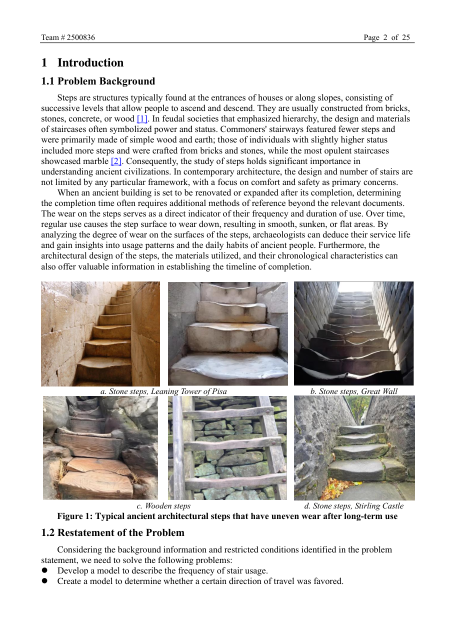
#> input picture tests/papers/reports/a4-2500836-no-wm.png, 910 x 1287 px (shown at 1/2 size)
$ python -i verify_c.py   (imports and definitions only)
#> lines starting #> are read from the running program, lines starting #| are printed output that depends on the picture; after the words box and inside, x2 and y2 are one past the last pixel; in counts of white or black regions, pixels touching at a corner belong together
"""图表判据 C1/C2/C3/C4（Task 4）。

| # | 判据 | 参照 |
| :--- | :--- | :--- |
| C1 | **图注计数 == 产出图片数**；差额必须**逐条登记**（且每条**原因具体**、可核）且占比 <= 10% | 独立数一遍图注（本文件自带的形态副本）|
| C2 | 每张图 **非白像素占比 >= 0.5%**，否则判空图 | 像素直方图（阈值见下）|
| C3 | 每张图配同名 **`.caption.txt`** | 图注随图落盘，可逐条核对 |
| C4 | 产出图不含水印 | **两层**：① strip 后水印 XObject 流长必须为 0；② A/B 差分证明产出 PNG 来自**置空后**的渲染（三态，见下）|

## C1 的判定写成这个形状的理由（措辞要说准，别夸大也别缩小）

任务书的口径是「**差额为 0；非 0 须逐条登记解释，不得悄悄抹平**」。实测定稿规则下
43 份有 **27/935 = 2.89%** 的图注**定不出内容带**（题注与图/表不相邻、或带高不足
一个行距），`figures.extract_all` 把它们**逐条**写进 `FigResult.skipped`（带具体
原因：哪一侧、最近实物在多远、带高多少）。故 C1 判两条：

1. `len(extract_all.skipped) == 图注数 − 产出数`——**每一条差额都有登记**。
   少了 = 有图注既不产出也不登记（静默丢失）；多了 = 登记与事实不符。两者都 FAIL。
2. **每条登记本身必须"原因具体"**（`SKIP_RECORD_RX` / `SKIP_SIDE_RX` / `SKIP_SIGNAL_RX`
   / `MIN_BAND_CLAIM_RX` 四条，见其定义处）——须含**页码 + 编号 + 侧别 + 一个可核的
   具体信号**（量出的 pt 值，或"正文段落行"/"无实物"这类定点原因），且**明写了不等式的
   那一句必须自洽**（`X < MIN_BAND=Y` 要求 X < Y）。第 1 条**只数条数**，抓不住
   "登记的是不是废话"：把 `band_of` 的返回换成空串、登记 27 条"定不出带"，差额与占比
   都不变，只判第 1 条照样绿（复审 2026-09-24 点名的缺口）。第 2 条就是为它加的；
   第 4 小条（不等式的自洽）是**复核轮顺带实测出的一处真身**：入库证据里曾有一句
   `下侧带高只有 91.2pt < MIN_BAND=20.0pt`——**这句话不成立**（`figures.band_of`
   已把两种情形分开报，并把两处必须同步写在原地）。
3. `差额 / 图注总数 <= SKIP_CEILING`（10%，实测定稿值 2.89% 的 3.4 倍）。
   这条是**防第 1 条被自己的前提架空**：只判"登记齐"的话，一个"什么都定不出"的
   实现会把 935 条全登记进去、C1 照样绿。

**C1 抓得住什么**：提取侧静默丢弃图注（跳过时不登记）、匹配口径与实现不一致、
图注形态整类失配（两侧数量一起塌）、登记退化成噪音（笼统话/缺页码侧别与数值）。
**C1 抓不住什么**：① 规格本身错——本文件的形态正则与 `figures.CAPTION_FORMS`
是**同一份规格的两处实现、不共享代码**，规格写错时两侧同错，C1 不喊；
② 产出的**图像内容**对不对（带切偏、把正文当图渲染）——C1 只数条数，C2 只能
发现"几乎全白"那一种；③ 登记**对着错的图注**（条数对、对象错）——报告把两份清单
并排印出，但仍只能靠人对着看（**已知边界，如实登记**）。

## C2 的阈值来源

设计文档给的是"初始值 0.5%，试点后按实测分布校正并记录校正理由"。实测分布与
最小值写进报告（每次运行重算）——**它是量出来的，不是推出来的**。

## C4 的四项，强度不一样（措辞要说准）

（三层机器判据 + 一项人工闸门。**判定链**上的是第 1、2 层；第 3 层只是筛选器。）

1. **结构化判据（权威）**：`strip_in_memory` 之后，所有带 `/PieceInfo +
   /Watermark` 标记的 XObject，流长必须为 0。流空了就画不出任何东西——与字体、
   与厂商无关，故它对"水印换了个字体/拆成片段"也成立（2023 那批按 校/苑/数/模
   单字片段绘制，本判据同样覆盖）。**论文本来没有水印对象时**（`水印对象=0`），
   判据退化为"残留流长必须为 0"，此时它**不声称**水印被摘掉了——那份论文没有
   水印可摘。故报告里 `水印对象=N strip=N` 是必须逐份看的**覆盖指标**：
   `水印对象=0` 而文本层里带水印字，是"形态未知"的信号，不是"干净"。
   **`水印对象 == strip` 这半句不构成判据**：`strip_in_memory` 的返回值**按定义**
   就是 `len(find_watermark_xrefs(doc))`，与左边是**同一次调用、同一个谓词**数的数，
   该等式**按构造恒真**（M-C4a 变异下 strip 一个流都没清，等式照样成立，实测）。
   真正起作用的是 `残留流长>0 == []`。扫描的 xref 集合取**机制自己的谓词**
   （`find_watermark_xrefs`），本文件另留一份**独立副本**并逐篇断言两者集合相等
   ——不一致即 FAIL（「同一语义必须用同一谓词」，通则候选①；修复前这份副本是唯一的
   扫描实现，且不共享代码，将来会**静默分叉**）。
2. **产出图来源层**：见 `strip_provenance`——它是**三态**（已验证 / FAIL / 未验证），
   三态各自的去向写在那里的 docstring 与 `checks()` 的 C4 段。
3. **像素代理（筛选器，不是结论）**：偏红像素占比。它**只用来筛出可疑样件送人工**，
   **不参与 ok**——残余偏红可能来自照片本身的暖色（石质/木质），实测
   `2500836` p3 的水印页偏红 1.873% → 摘后 0.402%，那 0.402% 就是石阶照片。
4. **人工目视（用户侧的闸门）**：见下。

**凡"结论由部分样本支撑"的地方，报告一律给覆盖数（`已验证 N/M`），不说"全通过"**——
第 2 层的结论只建立在"试出来的那几条带"上，说"全通过"就是把部分样本说成全体。

## 人工目视项：为什么它**不并入 `RESULT` 行**

`c4-visual-confirm.txt` 是**人工**文件，本脚本只**读**它（缺了/为空即判该闸门
FAIL，见 `VISUAL`）。但它的 FAIL **不并进 `RESULT`**，理由两条：

* **任务书 Step 4 要求全量跑在人工介入之前就得到 `RESULT: PASS`**——把人工项并进
  `RESULT`，那一行在人工写入之前**恒为 FAIL**，与"恒真"的判据同罪（本项目 4.2 的
  家族：既不说话的判据、永远说同一句话的判据，都不提供区分力）。`RESULT` 因此
  只覆盖**机器可核**的部分；
* 任务书 Step 6 明写"这是用户侧的闸门，**不是**你能否通过的判据"。

它的效力放在**别处**、且**不可能被漏看**：报告末尾另起一行 `C4 人工目视闸门: …`
与一行 `发布放行: 未放行 …`，并在 `c4-visual-confirm.txt` 存在时把人工结论**逐字**
抄进报告（做法同 `verify_wm.py` 读 `wm-visual-confirm.txt`）。

**本脚本不得声称"已目视确认"**——它没有眼睛。它只给可核代理指标。

## 报告纪律（照抄 verify_b.py / verify_wm.py，不自创）

* 一律 `write_bytes` + LF 落盘、只写仓库相对路径（`report.path_audit` 每次运行
  当场扫，命中即判 FAIL）；
* 报告写入**无条件执行**（`main()` 结尾、不在 try 内）——脚本崩了也不能把上一次的
  `RESULT: PASS` 留在库里冒充本次结论；
* 被测模块（figures / io / watermark）的 import 放在 `checks()` 体内：模块被改坏时
  import 当场抛，那是 `main()` 的 try 保护得到的路径，能拿到「崩溃 → 写成 FAIL」；
* **落点随样本口径分离**（`tools/papers/report.py`）：全量跑写
  `tests/papers/reports/c-report.txt`（放行证据，入库）；`--limit N` 写
  `tests/papers/reports-limited/c-report-limited-N.txt`（不入库）。守卫**两个方向
  都守**（限样本不得落放行证据 / 全量**必须**落放行证据），且 `RESULT` 行带
  `LIMITED` 后缀——`^RESULT: PASS$` 只可能来自全量跑。

## 与 `verify_b.py` 的关系（登记为已知的债）

落点机制是 `verify_b.py` 那套的**副本**（抽成 `tools/papers/report.py`），
`verify_b.py` 本身**一个字节都没改**。两份机制并存是 Task 3 冻结留下的债，
见 `docs/mcm-suite-todo.md` §A 的终审清单——**不在本轮消除**。
"""
import re
import sys
from collections import Counter
from pathlib import Path

ROOT = Path(__file__).resolve().parent.parent.parent
sys.path.insert(0, str(ROOT))

HERE = Path(__file__).resolve().parent
REPORTS = HERE / "reports"
# 人工目视结论的存档。**本脚本只读、绝不生成**（生成它就是把"人工"两个字抹掉）。
VISUAL = REPORTS / "c4-visual-confirm.txt"
COLLECTION = "2025美赛O奖论文"

# C1 的差额上界：**定不出内容带的图注**占总图注数的比例不得超过它。
#
# `0.10` 是**量出来的**：定稿规则下全 43 份实测 27/935 = **2.89%**
# （见 c-report.txt 的汇总行，每次运行重算），取 10% 有 3.4 倍余量。
# 它的作用只有一个——**防"差额全登记"这条判据被自己的前提架空**：C1 允许
# "定不出的图注"存在（只要逐条登记），若不加这条上界，一个"什么都定不出"的
# 实现会把 935 条全登记进去、C1 照样绿（本项目 4.2 家族：判据被自己的前置条件
# 架空）。与 B3 的 `HEADING_BUDGET = 0.20` 同一种形状：量出来的上界，不是推的。
# **已知边界**：这个数只对试点 43 份负责（字号/版式相近）；全量 201 份若版式
# 差异大，须重测。
SKIP_CEILING = 0.10
# C2：非白像素占比低于这个值判空图。**实测校正见模块 docstring 与报告汇总行。**
NONWHITE_MIN = 0.005
# 灰度 < 245 计为非白（与设计文档的初版口径一致）
NONWHITE_CUT = 245
# C4 像素代理的筛选阈：占比 >= 此值的样件列入"待人工确认"。
RED_SUSPECT = 0.01
# 偏红像素的判定：r > 140 且 r-g > 40 且 r-b > 40（设计文档的初版口径）
RED_MIN = 140
RED_DIFF = 40

# C4 第二层（产出图来源）的**未验证份数上界**：`strip_provenance` 返回 `None`
# 的份数占比不得超过它，超了**全批判 FAIL**，理由写「判据被自己的前提架空」。
#
# 为什么这一层需要上界（复核人 2026-09-24 的阻断项正是这里）：
# `None` 的语义是**证据不足**（这条带盖不到水印 / 无带可试 / 与两个参照都不同
# ——A/B 差分对它没有区分力），**不是证据为否**。三个处置里只有上界是诚实的：
#   * 并进通过 → 重蹈「什么都没验就报绿」（修复前正是这个：`prov is None` 不动
#     `c4`，实测 M-C4b 下 7 份里有 1 份**带着水印判绿**）；
#   * 硬失败该篇 → 因非缺陷卡住放行（证据不足 ≠ 该篇有缺陷）；
#   * **上界** → 少量未验证可接受，多了就说明这一层整体验不出东西。
#
# `0.10` 的依据：全量 43 份实测 **1/43 = 2.33%** 未验证（`2507789`：全篇只检出 1 条
# 图注且它定不出带 → 0 张产出 → 无带可试；见 c-report.txt 汇总行，每次运行重算），
# 上界取 **10% = 4.3 倍余量**。**倍数是选择、不是量出来的**——选它只为与
# `SKIP_CEILING` 用同一档；它对"整层验不出东西"（100%）这一真正要防的情形仍然有效。
# **已知边界**：只对试点 43 份负责（样本量越小、单份权重越大：`--limit 3` 的 7 份里
# 1 份未验证就是 14.3% > 10%，但那正是"要么判死、要么明说"的分界，不是误伤）。
PROV_UNVERIFIED_CEILING = 0.10

# C1 的「原因具体」判据（**可核，不靠人读**）。一条登记必须说清四件事：
#   **页码** + **编号**（fig/tab-N）+ **侧别**（上侧/下侧）+ **一个可核的具体信号**
#   （量出的 pt 值，或"正文段落行"/"无实物"这种定点原因——两者都是引擎真算出来的
#    量，不是笼统话），后面还要带图注原文。
# 反例（本判据要抓的形状）：`p7 fig-4: 定不出带`——差额在、条数对、占比也没变，
# 第 1 条判据照样绿，而"逐条解释"已经退化成噪音。
SKIP_RECORD_RX = re.compile(
    r"^p(?P<page>\d+) (?P<kind>fig|tab)-(?P<num>\d+): 定不出内容带"
    r"（(?P<why>.+?)）｜图注 (?P<cap>.+)$"
)
# 侧别：登记串必须指明是哪一侧（实测 27 条**全部**满足——`band_of` 的每条原因都
# 以"上侧/下侧"起头，故这条不是过宽的猜测，而是这条链路的构造性质）。
SKIP_SIDE_RX = re.compile(r"上侧|下侧")
# 具体信号：一个量出的数值（带 pt），或一条定点原因。**"两侧都够不着"这类笼统
# 兜底串不在此列**（实测它在 43 份上不可达——`band_of` 的兜底条目只在两侧都给出
# 具体原因后才可能空）。
SKIP_SIGNAL_RX = re.compile(r"\d+(?:\.\d+)?pt|正文段落行|无实物")
# 登记串里**明写了不等式**的那一句，必须**自洽**：`带高只有 X pt < MIN_BAND=Y pt`
# 要求 X < Y。**这不是洁癖**：2026-09-24 复核轮实测到入库证据里有一处
# `2513314` p4 fig-2 的「下侧带高只有 **91.2pt** < MIN_BAND=**20.0pt**」——
# 91.2 并不小于 20.0（真实原因是宽度被裁成 0）。**"证据里一句不成立的话，比没有这句话
# 更坏"**，所以把"这句话里的数必须满足它自己声明的不等式"做成判据（`_skip_record_bad`）。
# 对应的 `figures.band_of` 已把两种情形**分开报**，并在那里注明了两处必须同步。
MIN_BAND_CLAIM_RX = re.compile(r"带高只有 ([\d.]+)pt < MIN_BAND=([\d.]+)pt")

# C1 的**独立参照**：图注形态在这里**另写一份副本**（≡ `figures.CAPTION_FORMS`，
# 逐字节相同的正则，但不 import 它）。所以它抓得住**实现侧**的放宽/收紧
# （`figures` 那份改宽了，这里不跟着变，会红）；**规格本身若错（正则写错），
# 两侧会同时错，C1 不会喊**——故两处必须同步改，且本判据是规格的**下界**。
# 这三条形态的实测覆盖（各多少条、几份）见报告汇总行。
CAPTION_FORMS = (
    re.compile(r"^\s*(?:Figure|Fig\.|Table)\s*(\d+)\s*[:.]", re.I),
    re.compile(r"^\s*(?:Figure|Fig\.|Table)\s*(\d+)\s*[：．。]", re.I),
    re.compile(r"^\s*(?i:figure|fig\.|table)\s*(\d+)\s+[A-Z0-9]"),
)

# `--limit` 的见证集。**不并入取样是不行的**：排序序里靠后的关键样本
# `--limit 3` 取不到，变异演示会在看不见它的集合上"绿着通过"。
#
#   2501869  排序第 14 位。**无标点式图注**（`Figure 1 Our Work`）——第一条
#            ASCII 冒号形态对它一条都匹配不上（**实测该篇冒号式 0 条、无标点式
#            23 条**，两种口径都是 23：笼统式 `figure\s+\d+\s+` = 23、实现口径
#            `[A-Z0-9]` = 23；`c-report.txt` 该篇 `C1 图注=23` 与之一致。
#            此前这里写 30，**是错的、且无物证**，2026-09-24 复核轮实测改正）。
#            前 3 份（2500836/2501567/2501909）**全部**用冒号式，
#            没有它，`--limit 3` 根本走不到第三种形态那条分支。
#   2516178  排序第 25 位。无标点式 + 本篇正文字号最小（10.6pt），是"字号逐篇变化"
#            那一类风险的实例件。
#   2517199  排序第 42 位。**`Fig.` 缩写形态**（`Fig.1 Types of cybercrime [1]`）
#            + 全篇只此一份；它同时是 B2 记「不适用（无 Contents 页）」的那一份。
#   2522820  排序第 29 位（任务书点名：`--limit 3` 取不到它），表最多（18 张），
#            是 C1 **表分支**与"表在题注下方/上方"两种排版的实例件。
FOCUS = ("2501869", "2516178", "2517199", "2522820")


# [36 lines left out: functions caption_kinds, caption_index, not called in this run]


# C4 的「置空确实发生在渲染之前」这一层最多试几条图注（见 `strip_provenance`）。
STRIP_PROBE_MAX = 4


# [110 lines left out: function strip_provenance, not called in this run]


def image_stats(png: Path) -> tuple[float, float]:
    """一张 PNG → `(非白像素占比, 偏红像素占比)`。**一次解码算两个量。**

    全量 201 份会有上万张 PNG，两个指标分开算就要解码两遍——解码是这里最贵的一步。
    两侧谓词都走 PIL 的 C 层算子（`point` / `subtract` / `logical_and` / `histogram`），
    **不走 Python 逐像素**（`getdata()` 在 200dpi 的整页渲染上完全不可行）。

    非白 = 灰度 < `NONWHITE_CUT`（C2 的判据量）。
    偏红 = `r > RED_MIN` 且 `r-g > RED_DIFF` 且 `r-b > RED_DIFF`（水印是半透明红）。
    """
#> called with png = 'reports/a4-2500836-no-wm.png'
    from PIL import Image, ImageChops
    im = Image.open(png).convert("RGB")
#> im is the input picture: PIL image 910x1287 RGB; mean R, G, B 213.1, 210.7, 208.3
    total = im.width * im.height
    if not total:
        return 0.0, 0.0
    nonwhite = sum(im.convert("L").histogram()[:NONWHITE_CUT]) / total
#> nonwhite = 0.332
    rr = im.getchannel("R")
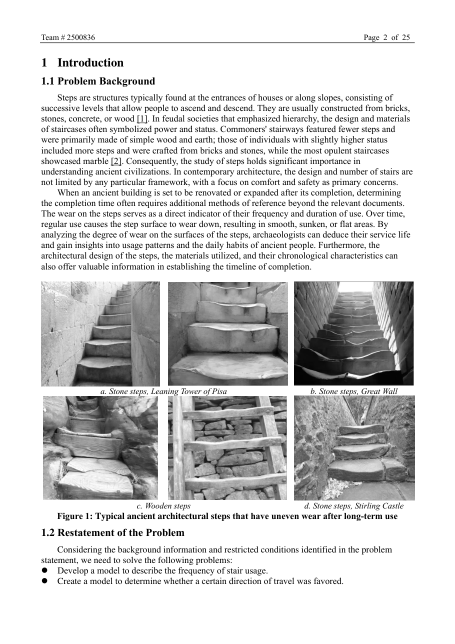
#> rr: PIL image 910x1287 L (shown at 1/2 size); min 0, max 255, mean 213.1
    m = rr.point(lambda v: 255 if v > RED_MIN else 0).convert("1")
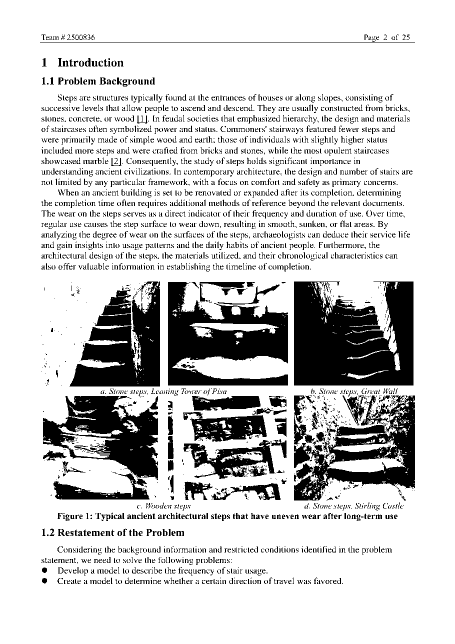
#> m: PIL image 910x1287 1 (shown at 1/2 size); 81.6% white; 3532 black regions (2385 under 20 px), largest, box (x1, y1, x2, y2) and area: (588, 563, 827, 771) 40252, (336, 564, 576, 771) 26937, (86, 792, 316, 960) 19501
    m = ImageChops.logical_and(
        m, ImageChops.subtract(rr, im.getchannel("G"))
        .point(lambda v: 255 if v > RED_DIFF else 0).convert("1"))
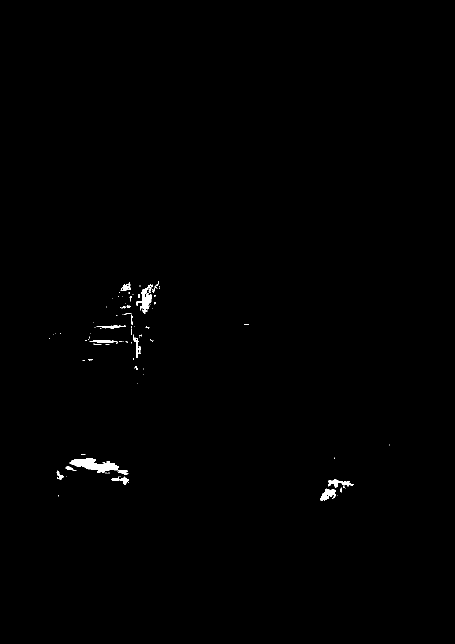
#> m: PIL image 910x1287 1 (shown at 1/2 size); 0.41% white; 92 white regions (70 under 20 px), largest, box (x1, y1, x2, y2) and area: (139, 917, 257, 949) 1600, (272, 568, 306, 627) 678, (641, 977, 672, 1001) 417
    m = ImageChops.logical_and(
        m, ImageChops.subtract(rr, im.getchannel("B"))
        .point(lambda v: 255 if v > RED_DIFF else 0).convert("1"))
    # mode "1" 的 histogram() 只有两个桶：[0 的个数, 255 的个数]
    return nonwhite, m.histogram()[-1] / total


# [506 lines left out: functions _skip_record_bad, checks, main, not called in this run]


# [2 lines not run here, left out]

>>> result = image_stats('reports/a4-2500836-no-wm.png')
#> result = (0.332, 0.0041)
